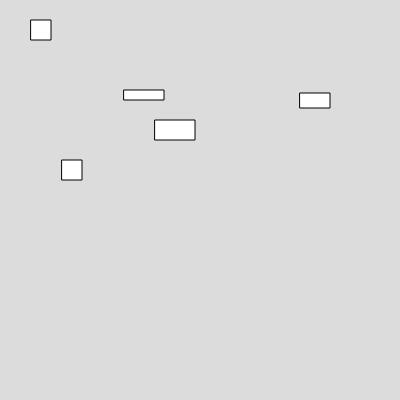
Frame 1 (no input)
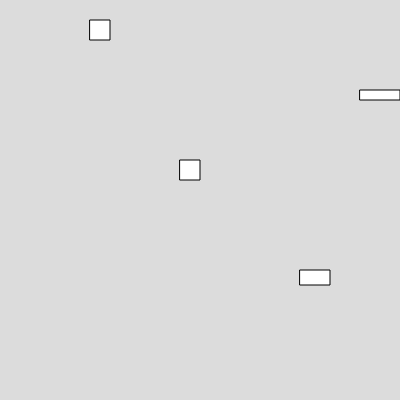
Frame 60 (no input)
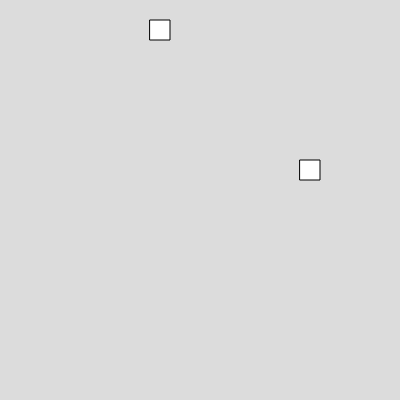
Frame 120 (the mouse pressed at the canvas centre since frame 60)

The p5.js sketch that drew these frames (run headless with seeded random() and noise() and a simulated clock; from frame 60 on, the mouse is pressed at the canvas centre):

// p5.js sketch
// ── sketch.js
let xPosisjon=30;
function setup() {
  // put setup code here
  createCanvas(400, 400);

}

function draw() {
  // put drawing code here
  xPosisjon = xPosisjon + 1;


  background(220);
  rect(xPosisjon,20,20,20);
  rect(300,xPosisjon*3,30,15);
  rect(xPosisjon*4,90,40,10);
  rect(xPosisjon*5,120,40,20);
  rect(xPosisjon*2,160,20,20);
}
